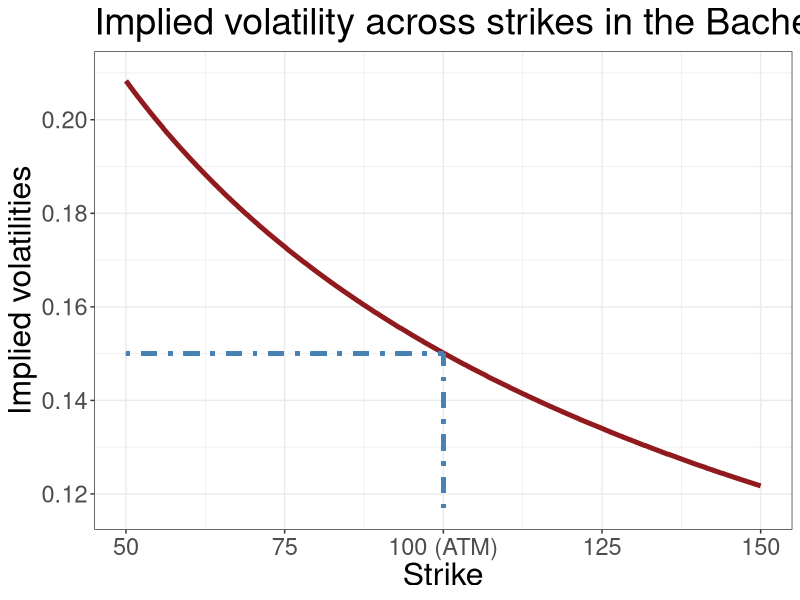

Write the R code that produced this figure.
setwd("/Users/carolinelestrom/Documents/KU/FinKont2/Handins/Handin1")

library(png) ### Plots
library(knitr) ### Data manipulations
library(tidyverse) ### Data manipulations
library(dtplyr) ### Data manipulations - merge datasets
library(ggplot2) ### Plots
library(gridExtra) ### Plots





# Q1 - The Bachelier Model

## Q1.b


### FUNCTIONS
### ========

### Bachelier Pricing
BachelierFormula <- function(spot, strike, timetomat, t, sigma){
  X = (spot-strike)/(sigma*sqrt(timetomat-t)) 
  delta_bach <- pnorm(X) ### Delta
  pi_bach <- (spot-strike)*pnorm(X)+ sigma*sqrt(timetomat-t) * dnorm(X) ### arbitrage-free price
  return(pi_bach) 
}

### Black-Scholes Pricing
BlackScholesFormula <- function(spot, strike, t, r, div, timetomat, sigma){
  d1 = (1/(sigma*sqrt(timetomat-t))) * (log(spot/strike) + (r+ 0.5*sigma^2)*(timetomat-t))
  d2 = d1 - sigma * sqrt(timetomat-t)
  pi_BS = spot * exp(-div*timetomat)*pnorm(d1) - exp(-r*(timetomat-t))*strike*pnorm(d2)
  return(pi_BS)
}

### Implied Volatility
IV <- function(spot, strike, timetomat, sigma){
  difference <- function(sigmaIMP){ #sigmaIMP = implied volatility
    return(BachelierFormula(spot, strike, timetomat, 0, sigma) - 
             BlackScholesFormula(spot, strike, 0, 0, 0, timetomat, sigmaIMP))
  } 
  
  return(uniroot(difference, lower = 10^-6, upper = 10)$root) 
}



### INITIALIZE
### ==========

S0 = 100
T = 1
sigma = 15


### CALCULATIONS
### ============

K <- seq(50, 150, 0.1) #strike
ImpVol = rep(NA, length(K))

for (i in 1:length(K)) {
  ImpVol[i] = IV(S0, K[i], T, sigma)
}


### PLOT
### ====

data <- as.data.frame(cbind(K, ImpVol))

#png(file="1b.png")

data %>%
  ggplot(aes(x = K, y = ImpVol)) +
  geom_line(color = "#901a1E", size = 1.7) +
  theme_bw() +
  xlab("Strike") + ylab("Implied volatilities") +
  ggtitle("Implied volatility across strikes in the Bachelier model") +
  theme(plot.title = element_text(size=27, hjust=0)) +
  theme(axis.title = element_text(size=23)) +
  theme(axis.text.x = element_text(size=17, angle = 0, vjust = 0.7),
        axis.text.y = element_text(size=17)) +
  scale_x_continuous(breaks=c(50, 75, 100, 125, 150), limits = c(50, 150), 
                     labels = c(50, 75, "100 (ATM)", 125, 150)) +
  scale_y_continuous(breaks=c(0.12, 0.14, 0.16, 0.18, 0.20), limits = c(0.117, 0.21)) +
  geom_segment(aes(x = 100, y = 0.117, xend = 100, yend = 0.15), 
               linetype = "dotdash", linewidth = 1.3, color = "steelblue")  +
  geom_segment(aes(x = 50, y = 0.15, xend = 100, yend = 0.15), 
               linetype = "dotdash", linewidth = 1.3, color = "steelblue")



#dev.off()
